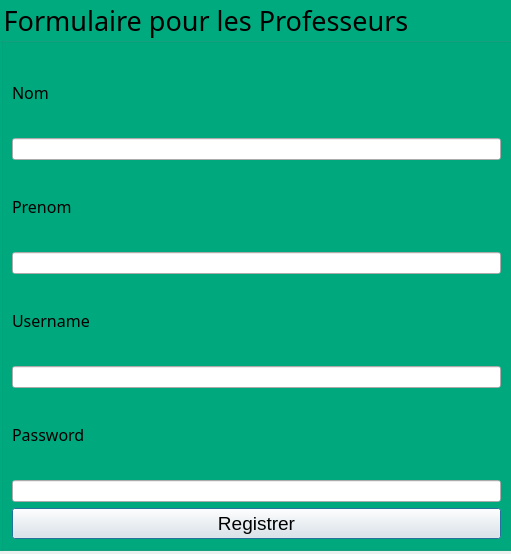
<?xml version="1.0" encoding="UTF-8"?>
<ui version="4.0">
 <class>RegisterProfesseur</class>
 <widget class="QDialog" name="RegisterProfesseur">
  <property name="geometry">
   <rect>
    <x>0</x>
    <y>0</y>
    <width>511</width>
    <height>554</height>
   </rect>
  </property>
  <property name="windowTitle">
   <string>RegisteProfesseur</string>
  </property>
  <widget class="QGroupBox" name="RegiStudForm">
   <property name="geometry">
    <rect>
     <x>0</x>
     <y>0</y>
     <width>513</width>
     <height>551</height>
    </rect>
   </property>
   <property name="font">
    <font>
     <family>Aldhabi</family>
     <pointsize>20</pointsize>
    </font>
   </property>
   <property name="styleSheet">
    <string notr="true">#RegiStudForm{
background :rgb(0, 170, 127)
}</string>
   </property>
   <property name="title">
    <string>Formulaire pour les Professeurs</string>
   </property>
   <layout class="QGridLayout" name="gridLayout">
    <item row="2" column="0">
     <widget class="QLabel" name="label_2">
      <property name="font">
       <font>
        <family>Andalus</family>
        <pointsize>12</pointsize>
       </font>
      </property>
      <property name="text">
       <string>Prenom</string>
      </property>
     </widget>
    </item>
    <item row="5" column="0">
     <widget class="QLineEdit" name="UsernamProfRegi"/>
    </item>
    <item row="1" column="0">
     <widget class="QLineEdit" name="NomProf"/>
    </item>
    <item row="8" column="0">
     <widget class="QPushButton" name="ProfButtomRegister">
      <property name="font">
       <font>
        <pointsize>14</pointsize>
       </font>
      </property>
      <property name="text">
       <string>Registrer</string>
      </property>
     </widget>
    </item>
    <item row="0" column="0">
     <widget class="QLabel" name="label">
      <property name="font">
       <font>
        <family>Andalus</family>
        <pointsize>12</pointsize>
       </font>
      </property>
      <property name="text">
       <string>Nom</string>
      </property>
     </widget>
    </item>
    <item row="6" column="0">
     <widget class="QLabel" name="PasswordEtud">
      <property name="font">
       <font>
        <family>Andalus</family>
        <pointsize>12</pointsize>
       </font>
      </property>
      <property name="text">
       <string>Password</string>
      </property>
     </widget>
    </item>
    <item row="4" column="0">
     <widget class="QLabel" name="label_3">
      <property name="font">
       <font>
        <family>Andalus</family>
        <pointsize>12</pointsize>
       </font>
      </property>
      <property name="text">
       <string>Username</string>
      </property>
     </widget>
    </item>
    <item row="7" column="0">
     <widget class="QLineEdit" name="PasswordProfRegi">
      <property name="echoMode">
       <enum>QLineEdit::Password</enum>
      </property>
     </widget>
    </item>
    <item row="3" column="0">
     <widget class="QLineEdit" name="PrenomProf"/>
    </item>
   </layout>
  </widget>
 </widget>
 <resources/>
 <connections/>
</ui>
